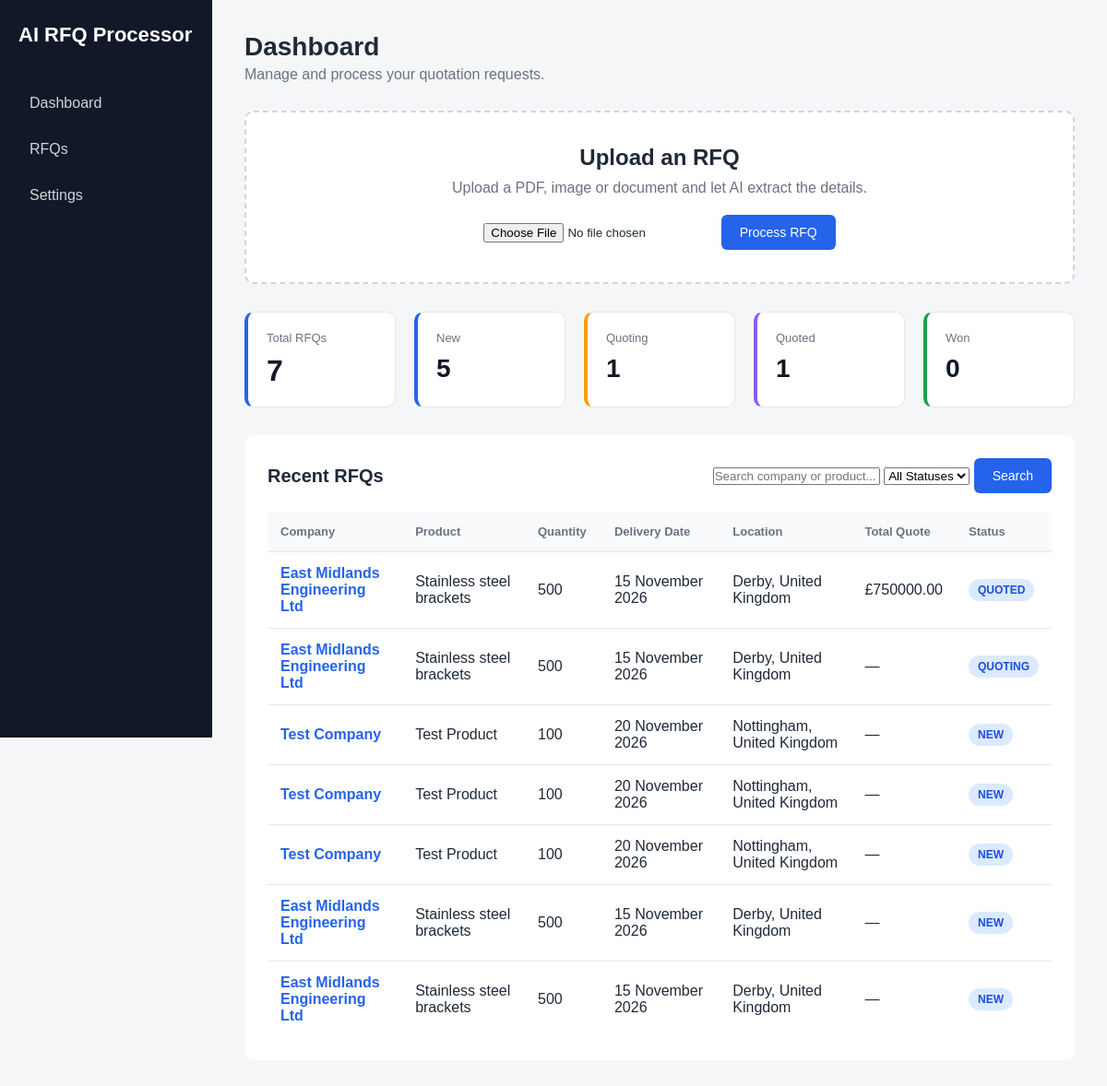
The page / on the database its author committed.
### tables this page shows
CREATE TABLE rfqs (
        id INTEGER PRIMARY KEY AUTOINCREMENT,
        company TEXT,
        product TEXT,
        quantity INTEGER,
        delivery_date TEXT,
        delivery_location TEXT,
        requirements TEXT
    , status TEXT DEFAULT 'NEW', unit_price REAL, total_price REAL);

### web_app.py (the view)
@app.get("/")
def home(request: Request, status: str = "", search: str = ""):
    rfqs = get_rfqs()
    stats = get_rfq_stats()
    if status:
        rfqs = [
            rfq for rfq in rfqs
            if rfq["status"] == status
        ]
    if search:
        search = search.lower()
        rfqs = [
            rfq for rfq in rfqs
            if search in rfq["company"].lower()
            or search in rfq["product"].lower()
        ]
    return templates.TemplateResponse(
        request=request,
        name="index.html",
        context={
            "rfqs": rfqs,
            "status": status,
            "search": search,
            "stats": stats
        }
    )

### templates/index.html (shortened to what this page needs)
<!DOCTYPE html>
<html lang="en">
<head>
    <link rel="stylesheet" href="/static/style.css">
</head>
<body>
    <aside class="sidebar">
        <div class="logo">
            AI RFQ Processor
        </div>
        <a href="/" class="nav-item">
            Dashboard
        </a>
        <a href="#" class="nav-item">
            RFQs
        </a>
        <a href="#" class="nav-item">
            Settings
        </a>
    </aside>
    <main class="main">
        <div class="header">
            <div>
                <h1>Dashboard</h1>
                <p class="subtitle">
                    Manage and process your quotation requests.
                </p>
            </div>
        </div>
        <div class="upload-box">
            <h2>Upload an RFQ</h2>
            <p>
                Upload a PDF, image or document and let AI extract the details.
            </p>
            <form action="/upload" method="post" enctype="multipart/form-data">
                <input type="file" name="file" required>
                <button type="submit" class="upload-button">
                    Process RFQ
                </button>
            </form>
        </div>
        <div class="stats">
            <div class="stat-card">
                <h3>Total RFQs</h3>
                <p>{{ stats["TOTAL"] }}</p>
            </div>
            <div class="stat-card">
                <h3>New</h3>
                <p>{{ stats["NEW"] }}</p>
            </div>
            <div class="stat-card">
                <h3>Quoting</h3>
                <p>{{ stats["QUOTING"] }}</p>
            </div>
            <div class="stat-card">
                <h3>Quoted</h3>
                <p>{{ stats["QUOTED"] }}</p>
            </div>
            <div class="stat-card">
                <h3>Won</h3>
                <p>{{ stats["WON"] }}</p>
            </div>
        </div>
        <section class="section">
            <div class="section-header">
                <h2>Recent RFQs</h2>
                <form method="get" action="/">
                    <input
                        type="text"
                        name="search"
                        placeholder="Search company or product..."
                        value="{{ search }}"
                    >
                    <select name="status">
                        <option value="">All Statuses</option>
                    </select>
                    <button type="submit" class="upload-button">
                        Search
                    </button>
                </form>
            </div>
            {% if rfqs %}
            <table class="rfq-table">
                <thead>
                    <tr>
                        <th>Company</th>
                        <th>Product</th>
                        <th>Quantity</th>
                        <th>Delivery Date</th>
                        <th>Location</th>
                        <th>Total Quote</th>
                        <th>Status</th>
                    </tr>
                </thead>
                <tbody>
                    {% for rfq in rfqs %}
                    <tr>
                        <td>
                            <a href="/rfq/{{ rfq['id'] }}" class="rfq-link">
                                {{ rfq["company"] }}
                            </a>
                        </td>
                        <td>
                            {{ rfq["product"] }}
                        </td>
                        <td>
                            {{ rfq["quantity"] }}
                        </td>
                        <td>
                            {{ rfq["delivery_date"] }}
                        </td>
                        <td>
                            {{ rfq["delivery_location"] }}
                        </td>
                        <td>
                            {% if rfq["total_price"] is not none %}
                                £{{ "%.2f"|format(rfq["total_price"]) }}
                            {% else %}
                                —
                            {% endif %}
                        </td>
                        <td>
                            <span class="status">{{ rfq["status"] }}</span>
                        </td>
                    </tr>
                    {% endfor %}
                </tbody>
            </table>
            {% else %}
            <p>No RFQs have been processed yet.</p>
            {% endif %}
        </section>
    </main>
</body>
</html>

### static/style.css (style rules this page uses)
* { box-sizing: border-box; margin: 0; padding: 0; }
body { font-family: Arial, sans-serif; background: #f4f6f8; color: #1f2937; }
.sidebar { position: fixed; left: 0; top: 0; width: 230px; height: 100vh; background: #111827; color: white; padding: 25px 20px; }
.logo { font-size: 22px; font-weight: bold; margin-bottom: 40px; }
.nav-item { display: block; padding: 12px; margin-bottom: 8px; border-radius: 6px; color: #d1d5db; text-decoration: none; }
.main { margin-left: 230px; padding: 35px; }
.header { display: flex; justify-content: space-between; align-items: center; margin-bottom: 30px; }
.header h1 { font-size: 28px; }
.subtitle { color: #6b7280; margin-top: 5px; }
.upload-box { background: white; border: 2px dashed #d1d5db; border-radius: 10px; padding: 35px; text-align: center; margin-bottom: 30px; }
.upload-box h2 { margin-bottom: 10px; }
.upload-box p { color: #6b7280; margin-bottom: 20px; }
.upload-button { background: #2563eb; color: white; border: none; padding: 11px 20px; border-radius: 6px; cursor: pointer; font-size: 14px; }
.section { background: white; border-radius: 10px; padding: 25px; }
.section-header { display: flex; justify-content: space-between; align-items: center; margin-bottom: 20px; }
.section-header h2 { font-size: 20px; }
.rfq-table { width: 100%; border-collapse: collapse; table-layout: auto; }
.rfq-table th, .rfq-table td { padding: 14px; text-align: left; vertical-align: middle; }
.rfq-table th { background: #f9fafb; color: #6b7280; font-size: 13px; }
.rfq-table td { border-top: 1px solid #e5e7eb; }
.rfq-table th:nth-child(1) { width: 20%; }
.rfq-table th:nth-child(2) { width: 20%; }
.rfq-table th:nth-child(3) { width: 10%; }
.rfq-table th:nth-child(4) { width: 18%; }
.rfq-table th:nth-child(5) { width: 20%; }
.rfq-table th:nth-child(6) { width: 12%; }
.status { display: inline-block; padding: 5px 10px; border-radius: 20px; background: #dbeafe; color: #1d4ed8; font-size: 12px; font-weight: bold; }
.rfq-link { color: #2563eb; text-decoration: none; font-weight: bold; }
.stats { display: grid; grid-template-columns: repeat(5, 1fr); gap: 20px; margin-bottom: 30px; }
.stat-card { background: white; border-radius: 10px; padding: 20px; border: 1px solid #e5e7eb; }
.stat-card h3 { font-size: 13px; color: #6b7280; margin-bottom: 10px; font-weight: normal; }
.stat-card p { font-size: 28px; font-weight: bold; color: #111827; }
.stat-card:first-child { border-left: 4px solid #2563eb; }
.stat-card:first-child p { font-size: 32px; }
.stat-card:nth-child(2) { border-left: 4px solid #2563eb; }
.stat-card:nth-child(3) { border-left: 4px solid #f59e0b; }
.stat-card:nth-child(4) { border-left: 4px solid #8b5cf6; }
.stat-card:nth-child(5) { border-left: 4px solid #16a34a; }

### rows shown on the page
rfqs: company "East Midlands Engineering Ltd", product "Stainless steel brackets", quantity "500", delivery_date "15 November 2026", delivery_location "Derby, United Kingdom", total_price "750000.00", status "QUOTED"
rfqs: company "East Midlands Engineering Ltd", product "Stainless steel brackets", quantity "500", delivery_date "15 November 2026", delivery_location "Derby, United Kingdom", status "QUOTING"
rfqs: company "Test Company", product "Test Product", quantity "100", delivery_date "20 November 2026", delivery_location "Nottingham, United Kingdom", status "NEW"
rfqs: company "Test Company", product "Test Product", quantity "100", delivery_date "20 November 2026", delivery_location "Nottingham, United Kingdom", status "NEW"
rfqs: company "Test Company", product "Test Product", quantity "100", delivery_date "20 November 2026", delivery_location "Nottingham, United Kingdom", status "NEW"
rfqs: company "East Midlands Engineering Ltd", product "Stainless steel brackets", quantity "500", delivery_date "15 November 2026", delivery_location "Derby, United Kingdom", status "NEW"
rfqs: company "East Midlands Engineering Ltd", product "Stainless steel brackets", quantity "500", delivery_date "15 November 2026", delivery_location "Derby, United Kingdom", status "NEW"

### other values the page prints
{{ stats["TOTAL"] }} "7"
{{ stats["NEW"] }} "5"
{{ stats["QUOTING"] }} "1"
{{ stats["QUOTED"] }} "1"
{{ stats["WON"] }} "0"
